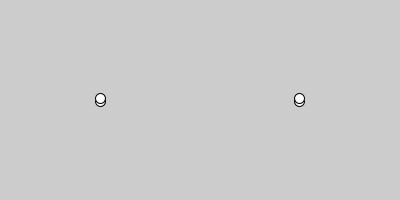
Frame 1 (no input)
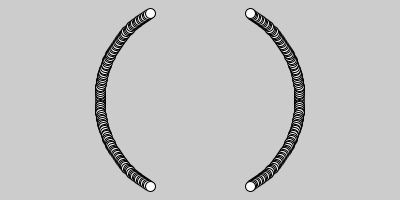
Frame 60 (the mouse pressed at the canvas centre just before this capture)
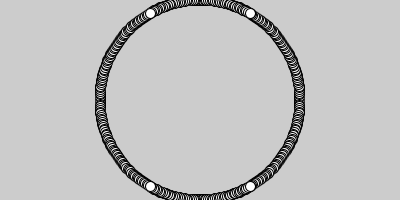
Frame 120 (the mouse held since frame 60 and released just before this capture)

The Processing sketch that drew these frames (run headless with seeded random() and noise(); from frame 60 on, the mouse is pressed at the canvas centre):

// Processing sketch: sketch_170620h
// ── sketch_170620h.pde
float x,y;

void setup(){
  size(400,200); 
  colorMode(HSB);
}
void draw(){
  //background(196);
  float a = radians(frameCount);
  float r = 100;
  x = width/2 +r*cos(a);//frameCount%width;
  y = height/2+r*sin(a);
  ellipse(x,y,10,10);
  ellipse(width-x,y,10,10);
  ellipse(x,height-y,10,10);
  ellipse(width-x,height-y,10,10);
}
